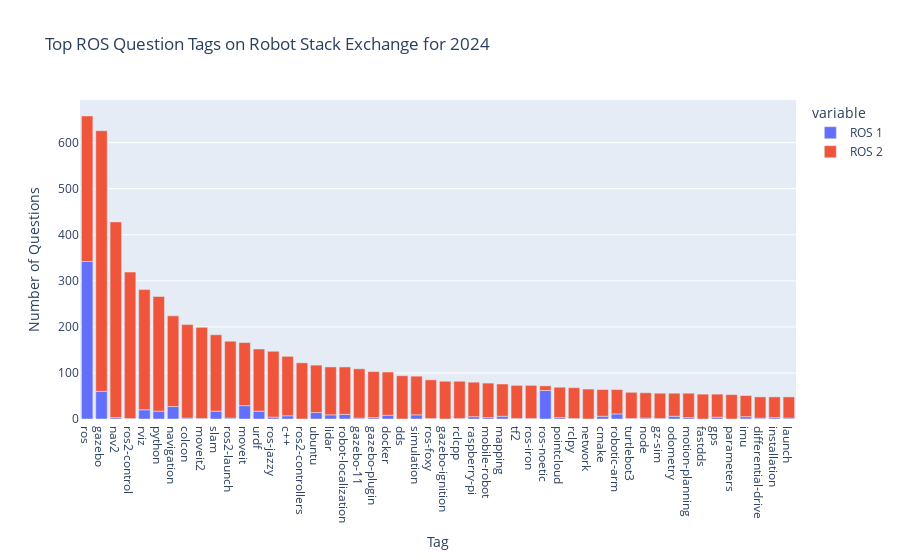

Source (notebook cell):
### Code cell
# The first two are ROS and ROS 2 so skip them
fig = px.bar(df[2:52], x="Tag", y=["ROS 1","ROS 2"],  title="Top ROS Question Tags on Robot Stack Exchange for {0}".format(this_year))
fig.update_layout(
        #autosize=False,
        #width=800,
        #height=400,
        #template='plotly_dark',
        yaxis_title=dict(text='Number of Questions'),#, font=dict(size=16, color='#FFFFFF')),
        #yaxis_title=dict(text='7 day avg', font=dict(size=16, color='#FFFFFF')),
        #plot_bgcolor='rgb(50, 50, 50)',
        #xaxis=dict(tickfont=dict(size=14, color='#FFFFFF')),
        #yaxis=dict(tickfont=dict(size=14, color='#FFFFFF')),
        #legend=dict(x=0.1, y=1.1, orientation='h', font=dict(color='#FFFFFF')),
        #margin=dict(l=10, r=10, t=100, b=50)
    )

fig.show()

### Figure 1 — Plotly figure (JSON) as saved in the notebook; plotly's stock layout.template omitted (floating-point values rounded to 4 significant figures)
{"data": [{"alignmentgroup": "True", "hovertemplate": "variable=ROS 1<br>Tag=%{x}<br>value=%{y}<extra></extra>", "legendgroup": "ROS 1", "marker": {"color": "#636efa", "pattern": {"shape": ""}}, "name": "ROS 1", "offsetgroup": "ROS 1", "orientation": "v", "showlegend": true, "textposition": "auto", "type": "bar", "x": ["ros", "gazebo", "nav2", "ros2-control", "rviz", "python", "navigation", "colcon", "moveit2", "slam", "ros2-launch", "moveit", "urdf", "ros-jazzy", "c++", "ros2-controllers", "ubuntu", "lidar", "robot-localization", "gazebo-11", "gazebo-plugin", "docker", "dds", "simulation", "ros-foxy", "gazebo-ignition", "rclcpp", "raspberry-pi", "mobile-robot", "mapping", "tf2", "ros-iron", "ros-noetic", "pointcloud", "rclpy", "network", "cmake", "robotic-arm", "turtlebot3", "node", "gz-sim", "odometry", "motion-planning", "fastdds", "gps", "parameters", "imu", "differential-drive", "installation", "launch"], "xaxis": "x", "y": [342, 60, 3, 1, 20, 17, 27, 2, 1, 17, 2, 29, 17, 4, 7, 0, 14, 9, 10, 2, 3, 8, 0, 9, 1, 0, 1, 5, 3, 6, 1, 1, 62, 3, 1, 0, 6, 11, 1, 2, 1, 6, 3, 0, 4, 0, 5, 2, 3, 2], "yaxis": "y"}, {"alignmentgroup": "True", "hovertemplate": "variable=ROS 2<br>Tag=%{x}<br>value=%{y}<extra></extra>", "legendgroup": "ROS 2", "marker": {"color": "#EF553B", "pattern": {"shape": ""}}, "name": "ROS 2", "offsetgroup": "ROS 2", "orientation": "v", "showlegend": true, "textposition": "auto", "type": "bar", "x": ["ros", "gazebo", "nav2", "ros2-control", "rviz", "python", "navigation", "colcon", "moveit2", "slam", "ros2-launch", "moveit", "urdf", "ros-jazzy", "c++", "ros2-controllers", "ubuntu", "lidar", "robot-localization", "gazebo-11", "gazebo-plugin", "docker", "dds", "simulation", "ros-foxy", "gazebo-ignition", "rclcpp", "raspberry-pi", "mobile-robot", "mapping", "tf2", "ros-iron", "ros-noetic", "pointcloud", "rclpy", "network", "cmake", "robotic-arm", "turtlebot3", "node", "gz-sim", "odometry", "motion-planning", "fastdds", "gps", "parameters", "imu", "differential-drive", "installation", "launch"], "xaxis": "x", "y": [316, 566, 425, 318, 261, 249, 197, 203, 198, 166, 167, 137, 135, 143, 129, 122, 103, 104, 103, 107, 100, 94, 94, 84, 84, 82, 81, 75, 75, 70, 72, 72, 10, 66, 67, 65, 58, 53, 57, 55, 55, 50, 53, 54, 50, 53, 46, 46, 45, 46], "yaxis": "y"}], "layout": {"barmode": "relative", "legend": {"title": {"text": "variable"}, "tracegroupgap": 0}, "title": {"text": "Top ROS Question Tags on Robot Stack Exchange for 2024"}, "xaxis": {"anchor": "y", "domain": [0, 1], "title": {"text": "Tag"}}, "yaxis": {"anchor": "x", "domain": [0, 1], "title": {"text": "Number of Questions"}}}}
